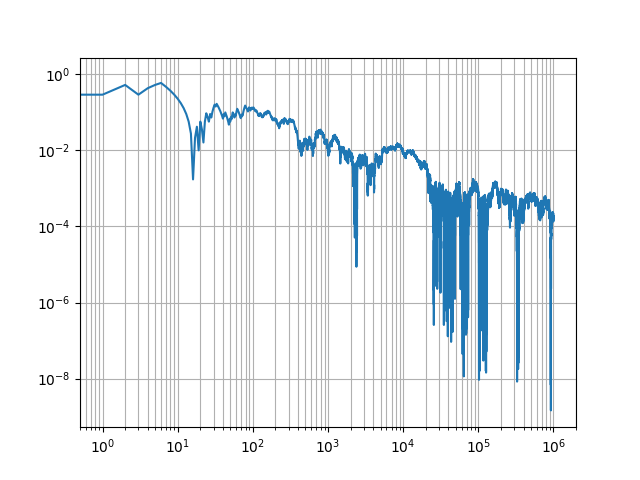

This chart was generated by the following Python code:
from random import uniform
from sys import argv
from math import cos, pi, sqrt
from matplotlib import pyplot as plt
counter = 0
error=[]
sqrt2 = sqrt(2)
n=int(argv[1])
for i in range(1,n+1):
    x_i = uniform(0,pi/4)
    y_i = uniform(0,4/pi)
    if y_i <= cos(x_i): counter+=1
    e_n = 2*counter/i
    error.append(abs(e_n - sqrt2)/sqrt2)

plt.loglog(error)
plt.grid(True,which="both",ls="-")
print(counter)
plt.show()
